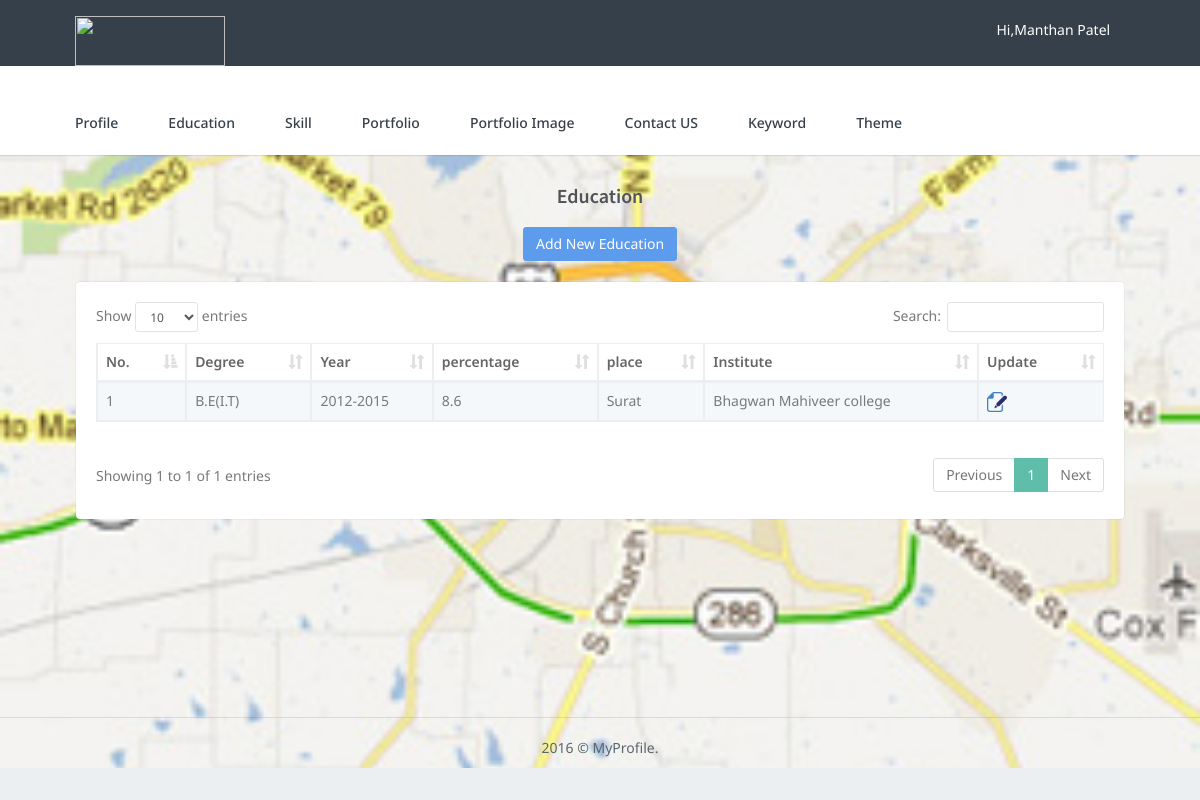
The app's page /mp_subadmin/education/mp_education_display.php (signed in) with its own data.
### tables this page shows
CREATE TABLE IF NOT EXISTS `mp_education` (
  `education_id` int(100) NOT NULL AUTO_INCREMENT,
  `education_type` varchar(50) NOT NULL,
  `education_year` varchar(10) NOT NULL,
  `education_percentage` varchar(10) NOT NULL,
  `education_place` varchar(100) NOT NULL,
  `education_institute` varchar(100) NOT NULL,
  `employee_id` int(100) NOT NULL,
  PRIMARY KEY (`education_id`)
);

### mp_subadmin/education/mp_education_display.php (the view, shortened to what this page needs)
<?php
include ("../include/header.php");
include ("../include/menu.php");
include ("../mp_connect.php");
if(!isset($_SESSION['employee_id']))
{
		header("location:../../mp_user/mp_user_registration/index.php");
}
else
{
		$id=$_SESSION['employee_id'];
}
$query="select * from mp_education where employee_id='$id'";
$data=mysqli_query($con,$query);
?>
        <div class="wrapper">
            <div class="container">
                <div class="row" style="margin-bottom:20px; margin-top: 30px;">
                    <div class="col-sm-12">
                        <h4 class="page-title" style="text-align:center;">Education </h4>
					</div>
				</div>
			   <div class="row" style="margin-bottom:20px;">
						<center><a href="mp_education.php" style="color: white;">
										<button class="btn btn-primary waves-effect waves-light" type="submit" name="addimage" value="submit">
                                        Add New Education
									</a>	</button>
						</center>
				</div>
                <div class="row">
                    <div class="col-sm-12">
                        <div class="card-box table-responsive">
                           <?php $sql="select * from mp_education where employee_id='$id'";
								 $data1=mysqli_query($con,$sql);
								 $count=mysqli_num_rows($data1);
							if($count>1)
							{   ?>
                            <table id="datatable-responsive"  class="table table-striped table-bordered dt-responsive nowrap" cellspacing="0" width="100%">
                                <thead>
                                    <tr>
										<th>No.</th>
                                        <th>Degree</th>
                                        <th>Year</th>
                                        <th>percentage</th>
                                        <th>place</th>
										<th>Institute</th>
                                        <th>Update</th>
                                        <th>Delete</th>
                                    </tr>
                                </thead>
                                <tbody>
								<?php $count=1; while($rec=mysqli_fetch_array($data))
											{ ?>
										<tr>
										<td><?php echo $count; $count++; ?></td>
                                        <td><?php echo $rec['education_type']; ?></td>
										<td><?php echo $rec['education_year']; ?></td>
										<td><?php echo $rec['education_percentage']; ?></td>
										<td><?php echo $rec['education_place']; ?></td>
										<td><?php echo $rec['education_institute']; ?></td>
										<td><a href="mp_education_update.php?id=<?php echo $rec['education_id']; ?>"><img src="../img/update.png" alt="Update" height="20px"></a></td>
										<td><a href="mp_education_delete.php?id=<?php echo $rec['education_id']; ?>"><img src="../img/delete.png" alt="Delete" width="20px"></a></td>
                                    </tr>
											<?php	} ?>
                                </tbody>
							</table>
							<?php } else if($count==1){?>
							<table id="datatable-responsive"  class="table table-striped table-bordered dt-responsive nowrap" cellspacing="0" width="100%">
                                <thead>
                                    <tr>
										<th>No.</th>
                                        <th>Degree</th>
                                        <th>Year</th>
                                        <th>percentage</th>
                                        <th>place</th>
										<th>Institute</th>
                                        <th>Update</th>
                                    </tr>
                                </thead>
                                <tbody>
								<?php $count=1; while($rec=mysqli_fetch_array($data))
											{ ?>
										<tr>
										<td><?php echo $count; $count++; ?></td>
                                        <td><?php echo $rec['education_type']; ?></td>
										<td><?php echo $rec['education_year']; ?></td>
										<td><?php echo $rec['education_percentage']; ?></td>
										<td><?php echo $rec['education_place']; ?></td>
										<td><?php echo $rec['education_institute']; ?></td>
										<td><a href="mp_education_update.php?id=<?php echo $rec['education_id']; ?>"><img src="../img/update.png" alt="Update" height="20px"></a></td>
                                    </tr>
											<?php	} ?>
                                </tbody>
							</table>
							<?php } ?>
						</div>
					</div>
				</div>
<?php include ("../include/footer.php");?>

### mp_subadmin/assets/css/core.css (style rules this page uses)
body { background:url("./image/map.jpg") no-repeat center top; background-size: cover; min-height: 620px; font-family: 'Noto Sans', 'Helvetica Neue', Helvetica, Arial, sans-serif; margin: 0; padding-bottom: 65px; overflow-x: hidden; color: #797979; }
html { position: relative; min-height: 100%; background: #ebeff2; margin-top: -22px; }
h1, h2, h3, h4, h5, h6 { color: #505458; font-family: "Source Sans Pro", "Helvetica Neue", Helvetica, Arial, sans-serif; margin: 10px 0; }
h4 { line-height: 22px; }
* { outline: none !important; }
.container { width: 90%; }
.wrapper { margin-top: 170px; }
.page-title { font-size: 20px; font-weight: 600; margin-bottom: 0px; margin-top: 7px; }
.card-box { padding: 20px; border: 1px solid rgba(54, 64, 74, 0.05); -webkit-border-radius: 5px; border-radius: 5px; -moz-border-radius: 5px; background-clip: padding-box; margin-bottom: 20px; background-color: #ffffff; }
.row { margin-right: -10px; margin-left: -10px; }
.col-lg-1, .col-lg-10, .col-lg-11, .col-lg-12, .col-lg-2, .col-lg-3, .col-lg-4, .col-lg-5, .col-lg-6, .col-lg-7, .col-lg-8, .col-lg-9, .col-md-1, .col-md-10, .col-md-11, .col-md-12, .col-md-2, .col-md-3, .col-md-4, .col-md-5, .col-md-6, .col-md-7, .col-md-8, .col-md-9, .col-sm-1, .col-sm-10, .col-sm-11, .col-sm-12, .col-sm-2, .col-sm-3, .col-sm-4, .col-sm-5, .col-sm-6, .col-sm-7, .col-sm-8, .col-sm-9, .col-xs-1, .col-xs-10, .col-xs-11, .col-xs-12, .col-xs-2, .col-xs-3, .col-xs-4, .col-xs-5, .col-xs-6, .col-xs-7, .col-xs-8, .col-xs-9 { padding-left: 10px; padding-right: 10px; }
.waves-effect { position: relative; cursor: pointer; display: inline-block; overflow: hidden; -webkit-user-select: none; -moz-user-select: none; -ms-user-select: none; user-select: none; -webkit-tap-highlight-color: transparent; vertical-align: middle; z-index: 1; will-change: opacity, transform; -webkit-transition: all 0.3s ease-out; -moz-transition: all 0.3s ease-out; -o-transition: all 0.3s ease-out; -ms-transition: all 0.3s ease-out; transition: all 0.3s ease-out; }

### mp_subadmin/assets/css/components.css (style rules this page uses)
.btn { border-radius: 3px; outline: none !important; }
.btn-primary, .btn-success, .btn-default, .btn-info, .btn-warning, .btn-danger, .btn-inverse, .btn-purple, .btn-pink { color: #ffffff !important; }
.btn-primary, .btn-primary:hover, .btn-primary:focus, .btn-primary:active, .btn-primary.active, .btn-primary.focus, .btn-primary:active, .btn-primary:focus, .btn-primary:hover, .open > .dropdown-toggle.btn-primary { background-color: #5d9cec !important; border: 1px solid #5d9cec !important; }
.table { margin-bottom: 10px; }
.table-striped > tbody > tr:nth-of-type(odd), .table-hover > tbody > tr:hover, .table > thead > tr > td.active, .table > tbody > tr > td.active, .table > tfoot > tr > td.active, .table > thead > tr > th.active, .table > tbody > tr > th.active, .table > tfoot > tr > th.active, .table > thead > tr.active > td, .table > tbody > tr.active > td, .table > tfoot > tr.active > td, .table > thead > tr.active > th, .table > tbody > tr.active > th, .table > tfoot > tr.active > th { background-color: #f4f8fb !important; }
.table > thead > tr > th, .table > tbody > tr > th, .table > tfoot > tr > th, .table > thead > tr > td, .table > tbody > tr > td, .table > tfoot > tr > td, .table > thead > tr > th, .table-bordered { border-top: 1px solid #ebeff2; }
.table-bordered > thead > tr > th, .table-bordered > tbody > tr > th, .table-bordered > tfoot > tr > th, .table-bordered > thead > tr > td, .table-bordered > tbody > tr > td, .table-bordered > tfoot > tr > td { border: 1px solid #ebeff2; }
.table > thead > tr > th { vertical-align: bottom; border-bottom: 2px solid #ebeff2; }
tbody { color: #797979; }
th { color: #666666; font-weight: 600; }
.table-bordered { border: 1px solid #ebeff2; }

### records on screen
mp_education: education_type "B.E(I.T)", education_year "2012-2015", education_percentage "8.6", education_place "Surat", education_institute "Bhagwan Mahiveer college"

### other values on screen
$fname "Manthan"
$lname "Patel"
